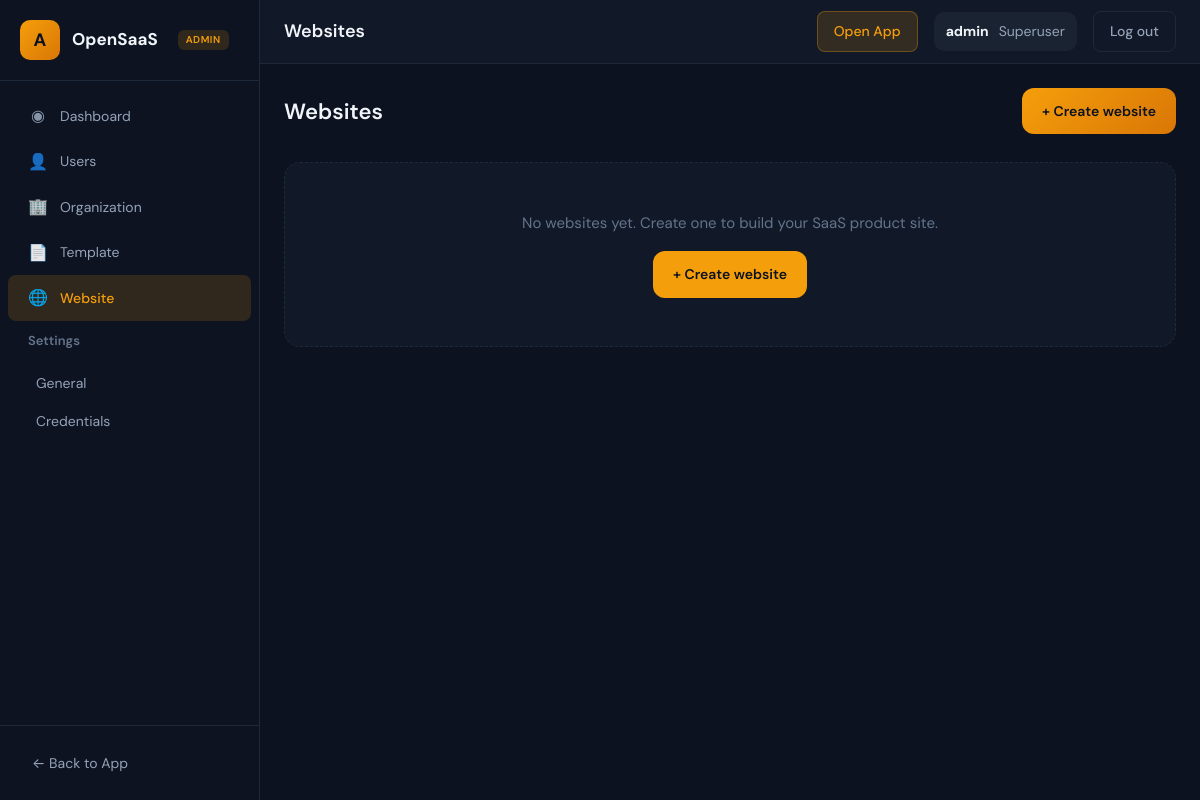
The app's page /admin_app/websites/ (signed in), older data.
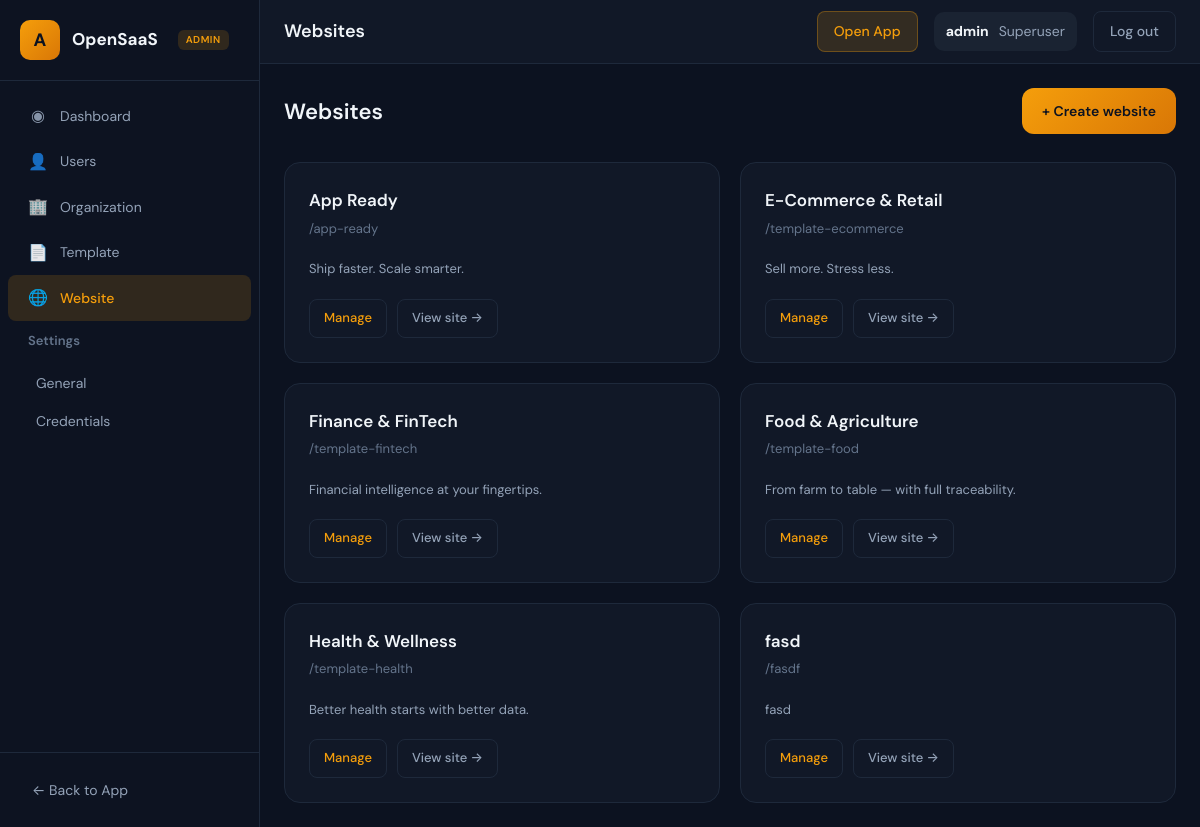
The same page, newer data.
### admin_app/models.py (models this page shows, shortened)
class Website(models.Model):
    NICHE_CHOICES = [(k, v["label"]) for k, v in NICHE_PRESETS.items()]
    name       = models.CharField(max_length=255)
    slug       = models.SlugField(max_length=80, unique=True,
                                  help_text='URL-friendly identifier')
    is_default = models.BooleanField(
        default=False,
        help_text='When enabled, this is the main website shown to visitors'
    )
    tagline    = models.CharField(max_length=255, blank=True)
    niche = models.CharField(
        max_length=40,
        choices=NICHE_CHOICES,
        default='common_saas',
        help_text='Niche preset used to auto-populate sections and theme. Common SaaS is app-ready.',
    )
    theme_overrides = models.JSONField(
        default=dict, blank=True,
        help_text='JSON dict that overrides individual theme CSS variables.',
    )
    created_at = models.DateTimeField(auto_now_add=True)
    updated_at = models.DateTimeField(auto_now=True)
    class Meta:
        ordering = ['-is_default', 'name']
    @property
    def preset(self):
        """Return the full NICHE_PRESETS dict entry for this website."""
        return NICHE_PRESETS.get(self.niche, NICHE_PRESETS['custom'])

### admin_app/views.py (the view)
# urls.py: path('websites/', views.AdminWebsiteListView.as_view(), name='admin_website_list'),
class AdminWebsiteListView(SuperuserRequiredMixin, LoginRequiredMixin, TemplateView):
    template_name = 'admin/website_list.html'
    def get(self, request, *args, **kwargs):
        websites = Website.objects.all().order_by('-is_default', 'name')
        return render(request, self.template_name, {'websites': websites})

### admin_app/views.py (called while the page is built)
    def test_func(self):
        return self.request.user.is_authenticated and self.request.user.is_superuser

### templates/admin/website_list.html (shortened to what this page needs)
{% extends "admin_app/base.html" %}
{% load static %}
{% block navbar_title %}Websites{% endblock %}
{% block content %}
<div class="admin-page-header" style="display: flex; flex-wrap: wrap; align-items: center; justify-content: space-between; gap: 16px; margin-bottom: 28px;">
    <h1 style="font-size: 22px; font-weight: 600; color: var(--admin-text);">Websites</h1>
    <a href="{% url 'admin_website_create' %}" style="
        display: inline-flex; align-items: center; gap: 8px; padding: 12px 20px; font-size: 14px; font-weight: 600; font-family: inherit;
        color: #0c1220; background: linear-gradient(135deg, var(--admin-accent), #d97706); border: none; border-radius: 12px; text-decoration: none;
    ">+ Create website</a>
</div>
<div class="website-cards" style="display: grid; grid-template-columns: repeat(auto-fill, minmax(300px, 1fr)); gap: 20px;">
    {% for site in websites %}
    <div style="
        background: var(--admin-surface); border: 1px solid var(--admin-border); border-radius: 16px; overflow: hidden;
        transition: border-color 0.2s, box-shadow 0.2s;
    " class="website-card">
        <div style="padding: 24px;">
            <div style="display: flex; align-items: flex-start; justify-content: space-between; gap: 12px;">
                <div style="min-width: 0;">
                    <h3 style="font-size: 17px; font-weight: 600; color: var(--admin-text); margin-bottom: 4px;">{{ site.name }}</h3>
                    <p style="font-size: 13px; color: var(--admin-text-muted); margin-bottom: 8px;">/{{ site.slug }}</p>
                </div>
            </div>
            {% if site.tagline %}
            <p style="font-size: 13px; color: var(--admin-text-secondary); margin-top: 12px; line-height: 1.5;">{{ site.tagline }}</p>
            {% endif %}
            <div style="margin-top: 20px; display: flex; gap: 10px; flex-wrap: wrap;">
                <a href="{% url 'admin_website_detail' site.pk %}" style="padding: 8px 14px; font-size: 13px; font-weight: 500; color: var(--admin-accent); text-decoration: none; border: 1px solid var(--admin-border); border-radius: 8px;">Manage</a>
                {% if site.is_default %}
                <a href="{% url 'home' %}" target="_blank" style="padding: 8px 14px; font-size: 13px; font-weight: 500; color: var(--admin-text-secondary); text-decoration: none; border: 1px solid var(--admin-border); border-radius: 8px;">View site →</a>
                {% else %}
                <a href="{% url 'public_website_by_slug' slug=site.slug %}" target="_blank" style="padding: 8px 14px; font-size: 13px; font-weight: 500; color: var(--admin-text-secondary); text-decoration: none; border: 1px solid var(--admin-border); border-radius: 8px;">View site →</a>
                {% endif %}
            </div>
        </div>
    </div>
    {% empty %}
    <div style="grid-column: 1 / -1; background: var(--admin-surface); border: 1px dashed var(--admin-border); border-radius: 16px; padding: 48px; text-align: center;">
        <p style="font-size: 15px; color: var(--admin-text-muted); margin-bottom: 16px;">No websites yet. Create one to build your SaaS product site.</p>
        <a href="{% url 'admin_website_create' %}" style="display: inline-flex; align-items: center; gap: 8px; padding: 12px 20px; font-size: 14px; font-weight: 600; color: #0c1220; background: var(--admin-accent); border-radius: 12px; text-decoration: none;">+ Create website</a>
    </div>
    {% endfor %}
</div>
{% endblock %}

### templates/admin_app/base.html (shortened to what this page needs)
{% load static %}
<!DOCTYPE html>
<html lang="en">
<head>
</head>
<body>
    <aside class="admin-sidebar">
        <div class="sidebar-header">
            <a href="{% url 'admin_dashboard' %}" class="sidebar-brand">
                <span class="sidebar-logo">A</span>
                <span class="sidebar-brand-text">OpenSaaS</span>
                <span class="sidebar-badge">Admin</span>
            </a>
        </div>
        <nav class="sidebar-nav">
            <a href="{% url 'admin_dashboard' %}" class="menu-item {% if request.resolver_match.url_name == 'admin_dashboard' %}active{% endif %}">
                <span class="menu-item-icon">◉</span>
                <span>Dashboard</span>
            </a>
            <a href="{% url 'admin_users' %}" class="menu-item {% if request.resolver_match.url_name == 'admin_users' or request.resolver_match.url_name == 'admin_user_detail' %}active{% endif %}">
                <span class="menu-item-icon">👤</span>
                <span>Users</span>
            </a>
            <a href="{% url 'admin_organization_list' %}" class="menu-item {% if request.resolver_match.url_name == 'admin_organization_list' or request.resolver_match.url_name == 'admin_organization_detail' %}active{% endif %}">
                <span class="menu-item-icon">🏢</span>
                <span>Organization</span>
            </a>
            <a href="{% url 'admin_template_list' %}" class="menu-item ">
                <span class="menu-item-icon">📄</span>
                <span>Template</span>
            </a>
            <a href="{% url 'admin_website_list' %}" class="menu-item {% if request.resolver_match.url_name == 'admin_website_list' or request.resolver_match.url_name == 'admin_website_detail' or request.resolver_match.url_name == 'admin_website_create' %}active{% endif %}">
                <span class="menu-item-icon">🌐</span>
                <span>Website</span>
            </a>
            <div class="menu-group">
                <div class="menu-group-title">Settings</div>
                <div class="menu-group-content">
                    <a href="{% url 'admin_settings_general' %}" class="menu-group-item {% if request.resolver_match.url_name == 'admin_settings_general' %}active{% endif %}">General</a>
                    <a href="{% url 'admin_credentials' %}" class="menu-group-item {% if request.resolver_match.url_name == 'admin_credentials' %}active{% endif %}">Credentials</a>
                </div>
            </div>
        </nav>
        <div class="sidebar-footer">
            <a href="{% url 'list_organization' %}">← Back to App</a>
        </div>
    </aside>
    <main class="admin-main">
        <header class="admin-navbar">
            <div class="admin-navbar-left">
                <span class="admin-navbar-title">{% block navbar_title %}Admin Dashboard{% endblock %}</span>
            </div>
            <div class="admin-navbar-right">
                <a href="{% url 'list_organization' %}" class="btn-app">Open App</a>
                <div class="admin-user">
                    <strong>{{ request.user.get_username }}</strong>
                    <span>Superuser</span>
                </div>
                <a href="{% url 'superuser_logout' %}" class="btn-out">Log out</a>
            </div>
        </header>
        <div class="admin-content">
            {% block content %}{% endblock %}
        </div>
    </main>
</body>
</html>

### templates/admin_app/base.html (style rules this page uses)
* { margin: 0; padding: 0; box-sizing: border-box; }
:root { --admin-bg: #0c1220; --admin-surface: #111827; --admin-surface-hover: #1a2332; --admin-sidebar: #0d1321; --admin-border: #1e293b; --admin-accent: #f59e0b; --admin-accent-hover: #fbbf24; --admin-accent-muted: rgba(245, 158, 11, 0.15); --admin-text: #f1f5f9; --admin-text-secondary: #94a3b8; --admin-text-muted: #64748b; --admin-danger: #ef4444; --sidebar-width: 260px; }
body { font-family: 'DM Sans', -apple-system, BlinkMacSystemFont, sans-serif; background: var(--admin-bg); color: var(--admin-text); line-height: 1.6; min-height: 100vh; display: flex; }
.admin-sidebar { width: var(--sidebar-width); min-height: 100vh; background: var(--admin-sidebar); border-right: 1px solid var(--admin-border); display: flex; flex-direction: column; flex-shrink: 0; }
.sidebar-header { padding: 20px; border-bottom: 1px solid var(--admin-border); }
.sidebar-brand { display: flex; align-items: center; gap: 12px; text-decoration: none; color: inherit; }
.sidebar-logo { width: 40px; height: 40px; background: linear-gradient(135deg, var(--admin-accent), #d97706); border-radius: 10px; display: flex; align-items: center; justify-content: center; font-weight: 700; font-size: 18px; color: #0c1220; }
.sidebar-brand-text { font-weight: 700; font-size: 17px; color: var(--admin-text); }
.sidebar-badge { display: inline-block; margin-left: 8px; padding: 2px 8px; background: var(--admin-accent-muted); color: var(--admin-accent); font-size: 10px; font-weight: 600; text-transform: uppercase; letter-spacing: 0.05em; border-radius: 6px; }
.sidebar-nav { flex: 1; padding: 12px 0; overflow-y: auto; }
.menu-item { display: flex; align-items: center; gap: 12px; padding: 10px 20px; font-size: 14px; color: var(--admin-text-secondary); text-decoration: none; border-radius: 0; margin: 0 8px; border-radius: 8px; transition: background 0.2s, color 0.2s; }
.menu-item.active { background: var(--admin-accent-muted); color: var(--admin-accent); font-weight: 500; }
.menu-item-icon { width: 20px; text-align: center; font-size: 16px; opacity: 0.9; }
.menu-group { margin-bottom: 4px; }
.menu-group-title { padding: 10px 20px; font-size: 13px; font-weight: 600; color: var(--admin-text-muted); margin: 0 8px; border-radius: 8px; }
.menu-group-content { padding: 2px 8px 8px 20px; }
.menu-group-item { display: block; padding: 8px 16px; font-size: 14px; color: var(--admin-text-secondary); text-decoration: none; border-radius: 8px; transition: background 0.2s, color 0.2s; }
.sidebar-footer { padding: 16px 20px; border-top: 1px solid var(--admin-border); }
.sidebar-footer a { display: flex; align-items: center; gap: 10px; padding: 10px 12px; color: var(--admin-text-secondary); text-decoration: none; font-size: 14px; border-radius: 8px; transition: background 0.2s, color 0.2s; }
.admin-main { flex: 1; display: flex; flex-direction: column; min-width: 0; }
.admin-navbar { height: 64px; background: var(--admin-surface); border-bottom: 1px solid var(--admin-border); display: flex; align-items: center; justify-content: space-between; padding: 0 24px; flex-shrink: 0; }
.admin-navbar-left { display: flex; align-items: center; gap: 16px; }
.admin-navbar-title { font-size: 18px; font-weight: 600; color: var(--admin-text); }
.admin-navbar-right { display: flex; align-items: center; gap: 16px; }
.admin-user { display: flex; align-items: center; gap: 10px; padding: 8px 12px; background: var(--admin-surface-hover); border-radius: 10px; font-size: 14px; color: var(--admin-text-secondary); }
.admin-user strong { color: var(--admin-text); }
.admin-navbar .btn-out { padding: 8px 16px; font-size: 14px; font-weight: 500; color: var(--admin-text-secondary); background: transparent; border: 1px solid var(--admin-border); border-radius: 8px; text-decoration: none; cursor: pointer; transition: all 0.2s; font-family: inherit; }
.admin-navbar .btn-app { padding: 8px 16px; font-size: 14px; font-weight: 500; color: var(--admin-accent); background: var(--admin-accent-muted); border: 1px solid rgba(245, 158, 11, 0.3); border-radius: 8px; text-decoration: none; transition: all 0.2s; }
.admin-content { flex: 1; padding: 24px; overflow-y: auto; }

Row changes from the older to the newer data that the page shows:
added Website: name "App Ready", slug "app-ready", tagline "Ship faster. Scale smarter.", is_default "View site →"
added Website: name "E-Commerce & Retail", slug "template-ecommerce", tagline "Sell more. Stress less.", is_default "View site →"
added Website: name "Finance & FinTech", slug "template-fintech", tagline "Financial intelligence at your fingertips.", is_default "View site →"
added Website: name "Food & Agriculture", slug "template-food", tagline "From farm to table — with full traceability.", is_default "View site →"
added Website: name "Health & Wellness", slug "template-health", tagline "Better health starts with better data.", is_default "View site →"
added Website: name "fasd", slug "fasdf", tagline "fasd", is_default "View site →"
Text that changed along with them:
text no longer shown: "No websites yet. Create one to build your SaaS product site. + Create website"
